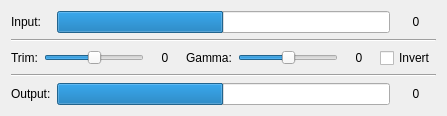
<?xml version="1.0" encoding="UTF-8"?>
<ui version="4.0">
 <class>Form</class>
 <widget class="QWidget" name="Form">
  <layout class="QVBoxLayout" name="verticalLayout">
   <item>
    <layout class="QHBoxLayout" name="horizontalLayout">
     <item>
      <widget class="QLabel" name="label">
       <property name="minimumSize">
        <size>
         <width>40</width>
         <height>0</height>
        </size>
       </property>
       <property name="text">
        <string>Input:</string>
       </property>
      </widget>
     </item>
     <item>
      <widget class="QProgressBar" name="pbarInValue">
       <property name="minimum">
        <number>-1000</number>
       </property>
       <property name="maximum">
        <number>1000</number>
       </property>
       <property name="value">
        <number>0</number>
       </property>
       <property name="textVisible">
        <bool>false</bool>
       </property>
       <property name="format">
        <string/>
       </property>
      </widget>
     </item>
     <item>
      <widget class="QLabel" name="labelInput">
       <property name="minimumSize">
        <size>
         <width>40</width>
         <height>0</height>
        </size>
       </property>
       <property name="text">
        <string>0</string>
       </property>
       <property name="alignment">
        <set>Qt::AlignCenter</set>
       </property>
      </widget>
     </item>
    </layout>
   </item>
   <item>
    <widget class="Line" name="line">
     <property name="orientation">
      <enum>Qt::Horizontal</enum>
     </property>
    </widget>
   </item>
   <item>
    <layout class="QHBoxLayout" name="horizontalLayout_3">
     <item>
      <widget class="QLabel" name="label_3">
       <property name="text">
        <string>Trim:</string>
       </property>
      </widget>
     </item>
     <item>
      <widget class="QSlider" name="sliderTrim">
       <property name="minimumSize">
        <size>
         <width>100</width>
         <height>0</height>
        </size>
       </property>
       <property name="minimum">
        <number>-300</number>
       </property>
       <property name="maximum">
        <number>300</number>
       </property>
       <property name="orientation">
        <enum>Qt::Horizontal</enum>
       </property>
       <property name="tickPosition">
        <enum>QSlider::NoTicks</enum>
       </property>
      </widget>
     </item>
     <item>
      <widget class="QLabel" name="labelTrim">
       <property name="minimumSize">
        <size>
         <width>30</width>
         <height>0</height>
        </size>
       </property>
       <property name="text">
        <string>0</string>
       </property>
       <property name="alignment">
        <set>Qt::AlignCenter</set>
       </property>
      </widget>
     </item>
     <item>
      <widget class="QLabel" name="label_4">
       <property name="text">
        <string>Gamma:</string>
       </property>
      </widget>
     </item>
     <item>
      <widget class="QSlider" name="sliderGamma">
       <property name="minimumSize">
        <size>
         <width>100</width>
         <height>0</height>
        </size>
       </property>
       <property name="minimum">
        <number>-100</number>
       </property>
       <property name="maximum">
        <number>100</number>
       </property>
       <property name="orientation">
        <enum>Qt::Horizontal</enum>
       </property>
      </widget>
     </item>
     <item>
      <widget class="QLabel" name="labelGamma">
       <property name="minimumSize">
        <size>
         <width>30</width>
         <height>0</height>
        </size>
       </property>
       <property name="text">
        <string>0</string>
       </property>
       <property name="alignment">
        <set>Qt::AlignCenter</set>
       </property>
      </widget>
     </item>
     <item>
      <widget class="QCheckBox" name="checkInvert">
       <property name="text">
        <string>Invert</string>
       </property>
      </widget>
     </item>
    </layout>
   </item>
   <item>
    <widget class="Line" name="line_2">
     <property name="orientation">
      <enum>Qt::Horizontal</enum>
     </property>
    </widget>
   </item>
   <item>
    <layout class="QHBoxLayout" name="horizontalLayout_2">
     <item>
      <widget class="QLabel" name="label_2">
       <property name="minimumSize">
        <size>
         <width>40</width>
         <height>0</height>
        </size>
       </property>
       <property name="text">
        <string>Output:</string>
       </property>
      </widget>
     </item>
     <item>
      <widget class="QProgressBar" name="pbarOutValue">
       <property name="minimum">
        <number>-1000</number>
       </property>
       <property name="maximum">
        <number>1000</number>
       </property>
       <property name="value">
        <number>0</number>
       </property>
       <property name="textVisible">
        <bool>false</bool>
       </property>
       <property name="format">
        <string/>
       </property>
      </widget>
     </item>
     <item>
      <widget class="QLabel" name="labelOutput">
       <property name="minimumSize">
        <size>
         <width>40</width>
         <height>0</height>
        </size>
       </property>
       <property name="text">
        <string>0</string>
       </property>
       <property name="alignment">
        <set>Qt::AlignCenter</set>
       </property>
      </widget>
     </item>
    </layout>
   </item>
  </layout>
 </widget>
 <resources/>
 <connections/>
</ui>
